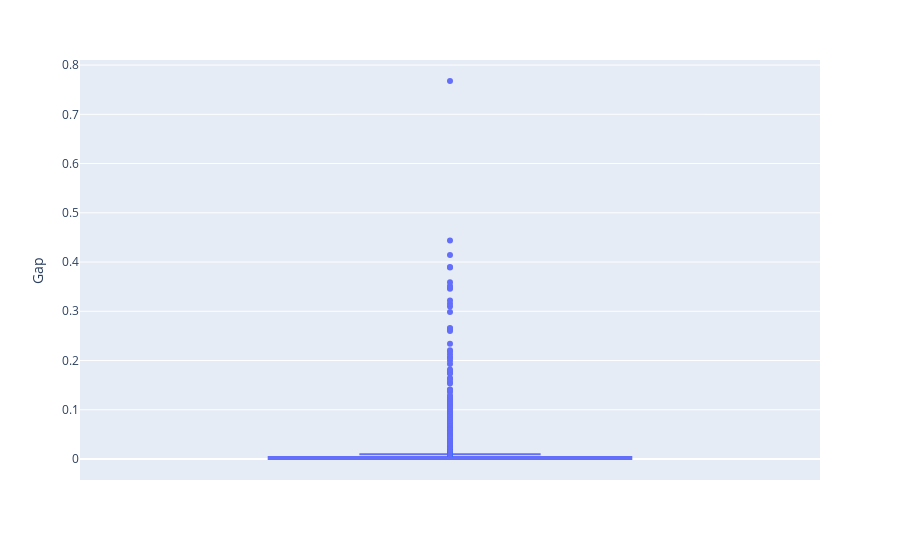

Notebook code cell kept with this figure:
### Code cell
px.box(df_formulacao1, y="Gap")

### Figure 1 — Plotly figure (JSON) as saved in the notebook; plotly's stock layout.template omitted (floating-point values rounded to 4 significant figures; data arrays with more than 128 entries replaced by an {"elided": "..."} marker saying what was removed)
{"data": [{"alignmentgroup": "True", "hovertemplate": "Gap=%{y}<extra></extra>", "legendgroup": "", "marker": {"color": "#636efa"}, "name": "", "notched": false, "offsetgroup": "", "orientation": "v", "showlegend": false, "type": "box", "x0": " ", "xaxis": "x", "y": {"elided": "36000 float values"}, "y0": " ", "yaxis": "y"}], "layout": {"boxmode": "group", "legend": {"tracegroupgap": 0}, "margin": {"t": 60}, "xaxis": {"anchor": "y", "domain": [0, 1]}, "yaxis": {"anchor": "x", "domain": [0, 1], "title": {"text": "Gap"}}}}
